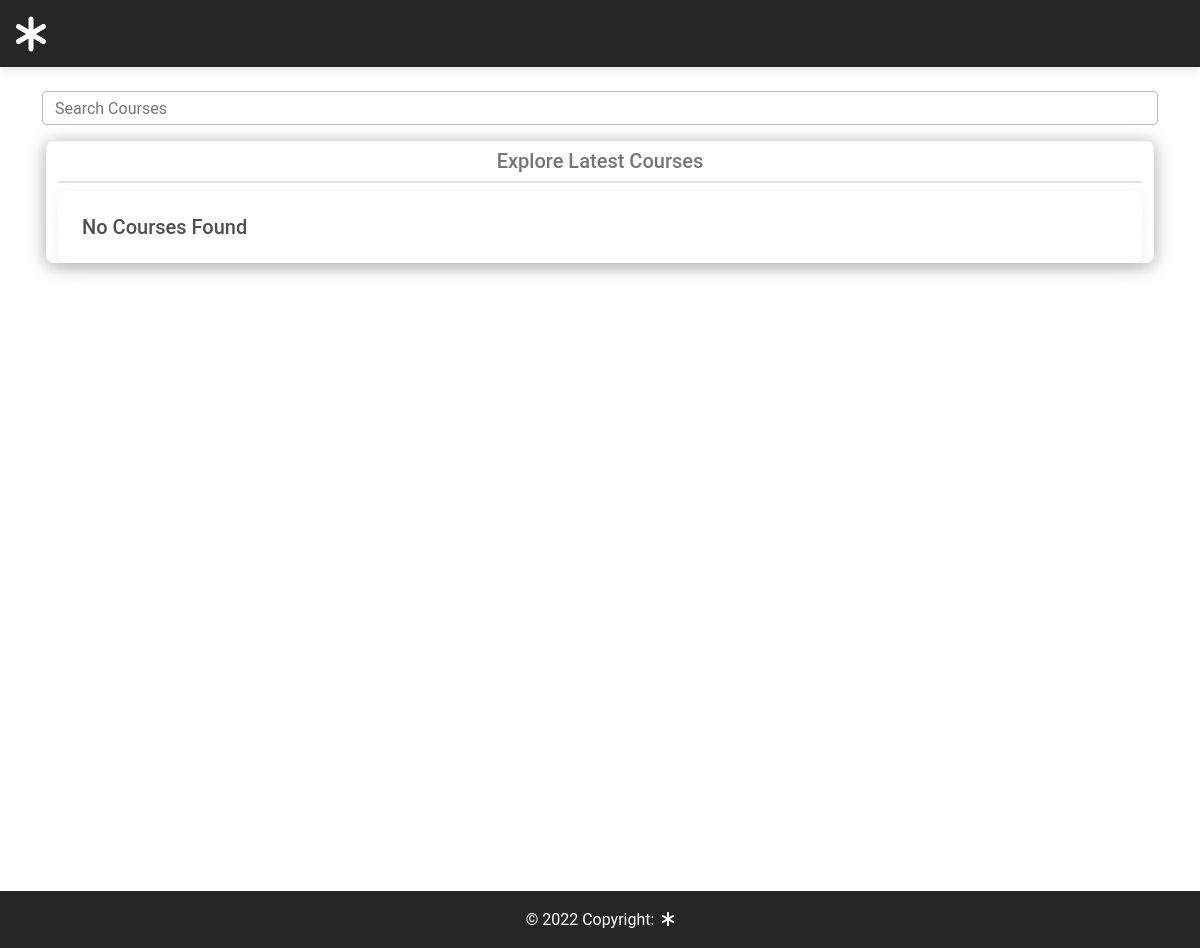
/student/explore/ (signed in), run on an earlier commit of the app's database.
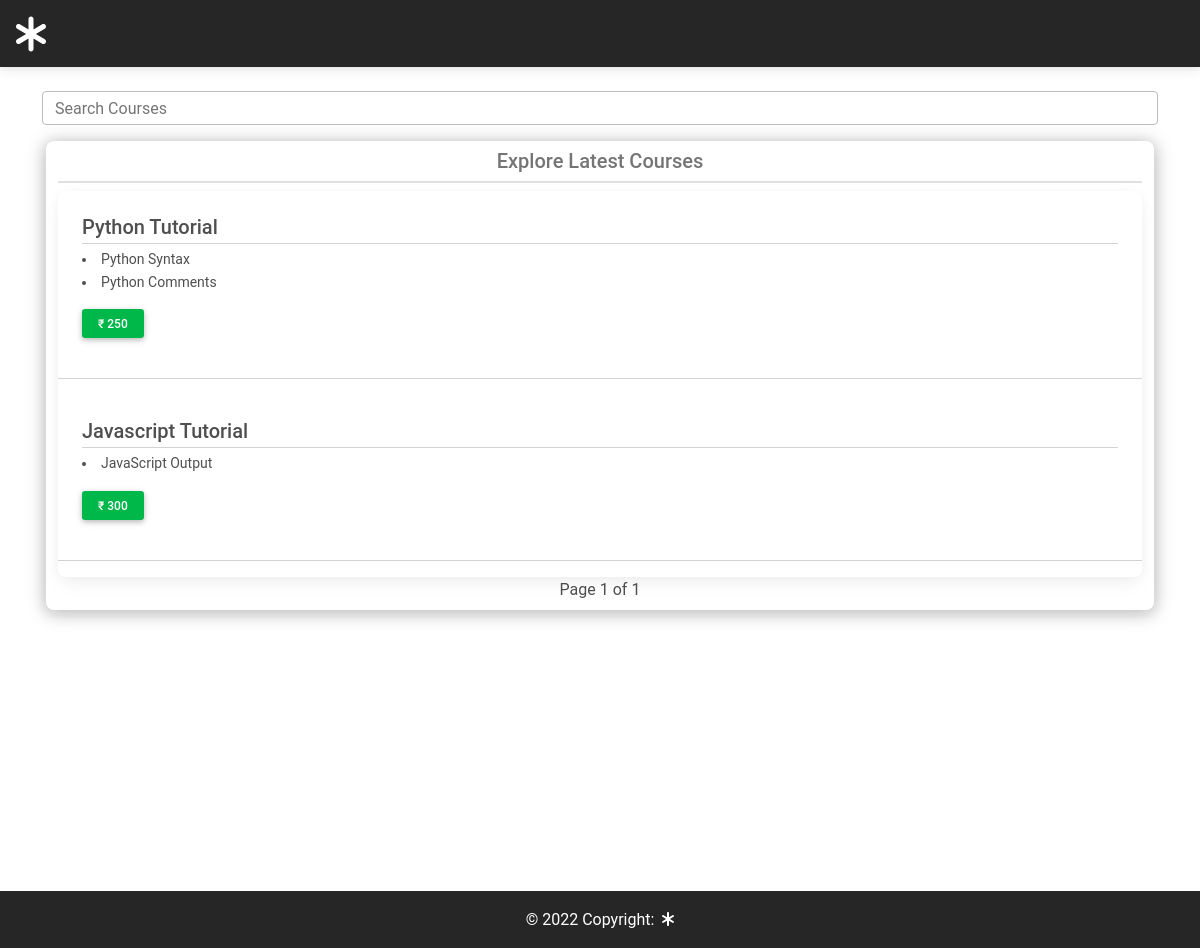
And on a later commit of the database.
### teacher/models.py (models this page shows, shortened)
class Course(models.Model):
    instructor = models.ForeignKey(User, on_delete=models.CASCADE)
    course_name = models.CharField(max_length=100, null=True, blank=True)
    price = models.IntegerField(null=True, blank=True)
    published_date = models.DateField(auto_now_add=True)
    updated_on = models.DateField(auto_now=True)
    class Meta:
        verbose_name_plural = "Courses"
        ordering = ['-published_date']

class Content(models.Model):
    course = models.ForeignKey(Course, on_delete=models.CASCADE)
    topic = models.CharField(max_length=100, null=True, blank=True)
    content = models.TextField(null=True, blank=True)

### student/views.py (the view)
# urls.py: path('explore/', views.CourseList.as_view(), name='student-explore'),
class CourseList(ListView):
    paginate_by = 8
    model = Course
    template_name = 'student/explore.html'
    def get_context_data(self, **kwargs):
        context = super().get_context_data(**kwargs)
        context['title'] = f"Courses | {self.request.user.first_name}"
        context['navbar'] = "student-explore"
        return context

### student/templates/student/explore.html (shortened to what this page needs)
{% extends 'base.html' %}
{% load static %}
{% block navbar %}
    {% include 'components/navbar.html' %}
{% endblock %}
{% block content %}
    <div class="container" style="min-height: 100vh">
        <form action="{% url 'student:search' %}" class="mb-2 mt-4">
            <input id="query" name="query" type="text" class="form-control" placeholder="Search Courses">
        </form>
        <div class="row mt-3 mb-4 mx-1">
            <div class="card shadow-custom">
                <h5 class="text-muted text-center pb-2 pt-2 border-2 border-bottom">Explore Latest Courses</h5>
                <div class="card" id="courses">
                    {% for course in course_list %}
                        <div class="card-body" id="card-body">
                            <h5 class="card-title mb-0" id="title">{{ course.course_name|title }}</h5>
                            <hr class="my-1">
                            <small>{% for content in course.content_set.all %}
                                <li>{{ content.topic }}</li>
                            {% endfor %}
                            </small>
                            <a href="{% url 'teacher:confirm-order' course.id %}" data-course_id="{{ course.id }}"
                               id="subscribe"
                               class="btn btn-sm btn-success">₹ {{ course.price }}</a>
                        </div>
                        <hr>
                        {% empty %}
                        <div class="card-body">
                            <h5 class="card-title mb-0">No Courses Found</h5>
                        </div>
                    {% endfor %}
                </div>
                {% if course_list %}
                    <div class='pagination justify-content-center pb-2' id="pg">
                        <span class='mx-2'>
                          Page {{ page_obj.number }} of {{ page_obj.paginator.num_pages }}
                        </span>
                    </div>
                {% endif %}
            </div>
        </div>
    </div>
{% endblock %}
{% block footbar %}
    {% include 'components/footer.html' %}
{% endblock %}

### templates/base.html (shortened to what this page needs)
{% load static %}
<!doctype html>
<html lang="en">
<head>
    <link href="{% static 'fontawesomefree/css/all.min.css' %}" rel="stylesheet" type="text/css">
    <link rel="stylesheet" href="{% static 'css/mdb.min.css' %}">
</head>
<body>
{% block navbar %}{% endblock %}
{% block content %}{% endblock %}
{% block footbar %}{% endblock %}
</body>
</html>

### templates/components/navbar.html (shortened to what this page needs)
<nav class="navbar navbar-expand-lg navbar-dark bg-dark">
    <div class="container-fluid">
        <a class="navbar-brand" href="#">
            <i class="fa fa-asterisk fa-2x ps-1"></i>
        </a>
    </div>
</nav>

### templates/components/footer.html
<footer class=" text-center text-white" style="background-color:#262626;">
    <div class="text-center p-3" style="background-color: rgb(38,38,38)">
        © {% now 'Y' %} Copyright:
        <a class="text-white" href="#"><i class="fa fa-asterisk fa-1x ps-1"></i></a>
    </div>
</footer>

### student/templates/student/explore.html (style rules this page uses)
.shadow-custom { box-shadow: 0 2px 20px 0 rgba(0, 0, 0, .25), 0 3px 10px 5px rgba(0, 0, 0, 0.05) !important; }

What changed in the data, as far as the page shows it:
added Course: course_name "Python Tutorial", price "250"
added Content: topic "Python Syntax", shown under "Python Tutorial"
added Content: topic "Python Comments", shown under "Python Tutorial"
added Course: course_name "Javascript Tutorial", price "300"
added Content: topic "JavaScript Output", shown under "Javascript Tutorial"
Also different on the page:
{{ page_obj.number }}: (not shown) → "1"
{{ page_obj.paginator.num_pages }}: (not shown) → "1"
text no longer shown: "No Courses Found"
text now shown: "Page of"
